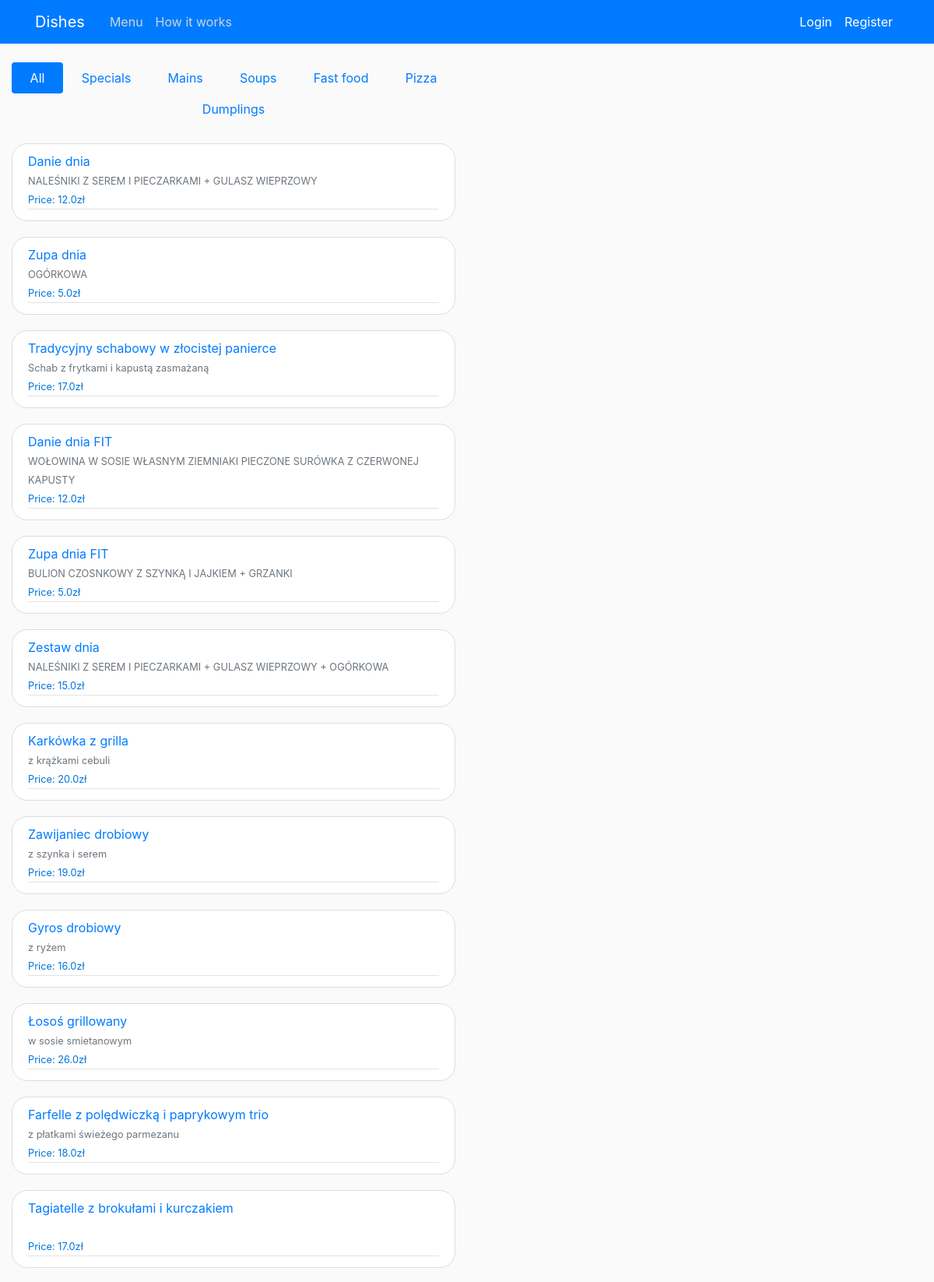
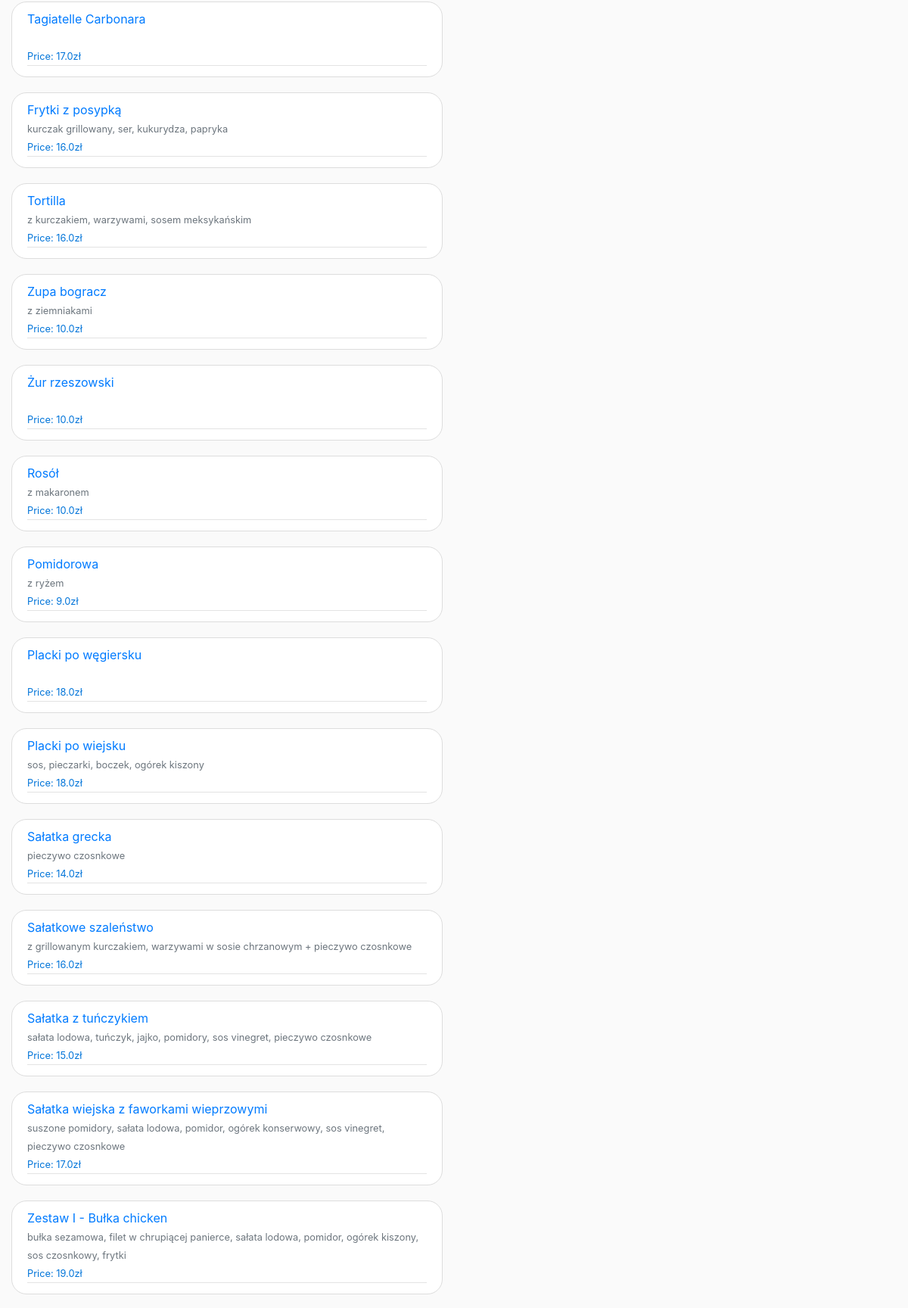
The page / (upper part) on the database its author committed (2 pictures, top to bottom).
### shop/models.py (models this page shows, shortened)
class Dish(models.Model):
    name = models.CharField(max_length=100)
    ingredient = models.CharField(max_length=250, blank=True)
    price = models.FloatField()
    dish_type = models.CharField(max_length=20)
    dish_addon = models.BooleanField(default=True)

### shop/views.py (the view)
# urls.py: 2. Add a URL to urlpatterns:  path('', views.home, name='home')
def home (request):
    context = {
        'dish': selectMenu('all'),
        'type': 'all',
        'hoursStart': startTime,
        'hoursEnd': endTime,
        'time': datetime.now()
    }
    try:
        values = countTotalPrice(request.user)
        context.update({'cart': values["items_in_cart"], 'sum_price': values["total_price"]})
        money = Profile.objects.get(user=request.user).money
        context.update({'money': money})
    except:
        pass
    return render(request, 'shop/home.html',context)

### shop/views.py (called while the page is built)
def countTotalPrice(user):
    items_in_cart = Cart.objects.filter(user=user)
    total_price = 0
    for item in items_in_cart:
        composition_price = item.composition.dish.price + item.composition.addon.price
        total_price += composition_price * item.quantity
    value_to_return ={
        'total_price': total_price,
        'items_in_cart': items_in_cart
    }
    return value_to_return

### shop/templates/shop/home.html (shortened to what this page needs)
{% extends 'shop/base.html' %}
{% block content %}
<nav class="nav nav-pills flex-column flex-sm-row">
    {% if type == 'all' %}
        <a class="flex-sm-fill text-sm-center nav-link active" href="{% url 'shop-select' 'all' %}">All</a>
        <a class="flex-sm-fill text-sm-center nav-link" href="{% url 'shop-select' 'special'%}">Specials</a>
        <a class="flex-sm-fill text-sm-center nav-link" href="{% url 'shop-select' 'main'%}">Mains</a>
        <a class="flex-sm-fill text-sm-center nav-link" href="{% url 'shop-select' 'soup'%}">Soups</a>
        <a class="flex-sm-fill text-sm-center nav-link" href="{% url 'shop-select' 'fastfood'%}">Fast food</a>
        <a class="flex-sm-fill text-sm-center nav-link" href="{% url 'shop-select' 'pizza'%}">Pizza</a>
        <a class="flex-sm-fill text-sm-center nav-link" href="{% url 'shop-select' 'dumplig'%}">Dumplings</a>
    {% endif %}
</nav>
<br>
{% for menu in dish %}
    <article class="media content-section">
        <div class="media-body">
            <div class="article-metadata">
                <a class="mr-2" href="{% url 'shop-open-dish' menu.id %}">{{ menu.name }}</a><br>
                <small class="text-muted">{{ menu.ingredient }}</small><br>
                <small class="article-content" style='color:#0074d9'>Price: {{ menu.price }}zł</small>
            </div>
        </div>
    </article>
{% endfor %}
{% endblock content %}

### shop/static/shop/main.css (style rules this page uses)
body { background: #fafafa; color: #333333; margin-top: 5rem; }
.content-section { background: #ffffff; padding: 10px 20px; border: 1px solid #dddddd; border-radius: 20px; margin-bottom: 20px; }
.article-content { white-space: pre-line; }
.article-metadata { padding-bottom: 1px; margin-bottom: 4px; border-bottom: 1px solid #e3e3e3 }

### rows shown on the page
Dish: name "Danie dnia", ingredient "NALEŚNIKI Z SEREM I PIECZARKAMI + GULASZ WIEPRZOWY", price "12.0"
Dish: name "Zupa dnia", ingredient "OGÓRKOWA", price "5.0"
Dish: name "Tradycyjny schabowy w złocistej panierce", ingredient "Schab z frytkami i kapustą zasmażaną", price "17.0"
Dish: name "Danie dnia FIT", ingredient "WOŁOWINA W SOSIE WŁASNYM ZIEMNIAKI PIECZONE SURÓWKA Z CZERWONEJ KAPUSTY", price "12.0"
Dish: name "Zupa dnia FIT", ingredient "BULION CZOSNKOWY Z SZYNKĄ I JAJKIEM + GRZANKI", price "5.0"
Dish: name "Zestaw dnia", ingredient "NALEŚNIKI Z SEREM I PIECZARKAMI + GULASZ WIEPRZOWY + OGÓRKOWA", price "15.0"
Dish: name "Karkówka z grilla", ingredient "z krążkami cebuli", price "20.0"
Dish: name "Zawijaniec drobiowy", ingredient "z szynka i serem", price "19.0"
Dish: name "Gyros drobiowy", ingredient "z ryżem", price "16.0"
Dish: name "Łosoś grillowany", ingredient "w sosie smietanowym", price "26.0"
Dish: name "Farfelle z polędwiczką i paprykowym trio", ingredient "z płatkami świeżego parmezanu", price "18.0"
Dish: name "Tagiatelle z brokułami i kurczakiem", price "17.0"
Dish: name "Tagiatelle Carbonara", price "17.0"
Dish: name "Frytki z posypką", ingredient "kurczak grillowany, ser, kukurydza, papryka", price "16.0"
Dish: name "Tortilla", ingredient "z kurczakiem, warzywami, sosem meksykańskim", price "16.0"
Dish: name "Zupa bogracz", ingredient "z ziemniakami", price "10.0"
Dish: name "Żur rzeszowski", price "10.0"
Dish: name "Rosół", ingredient "z makaronem", price "10.0"
Dish: name "Pomidorowa", ingredient "z ryżem", price "9.0"
Dish: name "Placki po węgiersku", price "18.0"
Dish: name "Placki po wiejsku", ingredient "sos, pieczarki, boczek, ogórek kiszony", price "18.0"
Dish: name "Sałatka grecka", ingredient "pieczywo czosnkowe", price "14.0"
Dish: name "Sałatkowe szaleństwo", ingredient "z grillowanym kurczakiem, warzywami w sosie chrzanowym + pieczywo czosnkowe", price "16.0"
Dish: name "Sałatka z tuńczykiem", ingredient "sałata lodowa, tuńczyk, jajko, pomidory, sos vinegret, pieczywo czosnkowe", price "15.0"
Dish: name "Sałatka wiejska z faworkami wieprzowymi", ingredient "suszone pomidory, sałata lodowa, pomidor, ogórek konserwowy, sos vinegret, pieczywo czosnkowe", price "17.0"
Dish: name "Zestaw I - Bułka chicken", ingredient "bułka sezamowa, filet w chrupiącej panierce, sałata lodowa, pomidor, ogórek kiszony, sos czosnkowy, frytki", price "19.0"
